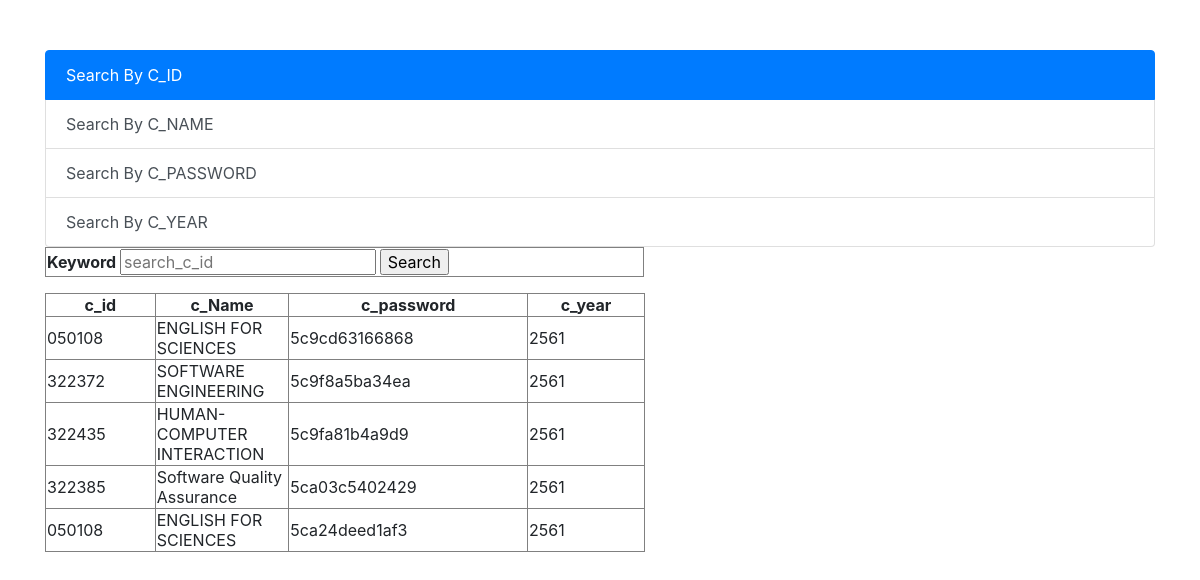
/admin/test_search1.php, run on an earlier commit of the app's database.
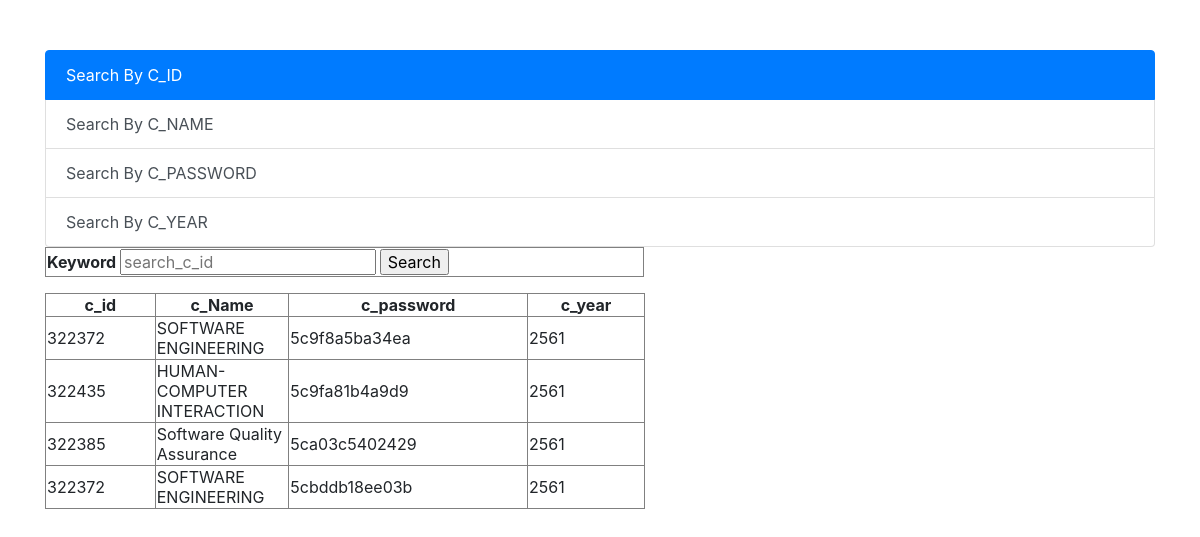
And on a later commit of the database.
### tables this page shows
CREATE TABLE `classroom` (
  `id` int(10) NOT NULL,
  `c_id` varchar(10) NOT NULL,
  `c_name` varchar(255) NOT NULL,
  `c_password` varchar(14) NOT NULL,
  `c_year` varchar(20) NOT NULL,
  `c_term` int(1) NOT NULL,
  `c_sec` int(3) NOT NULL,
  `l_username` varchar(30) NOT NULL,
  `l_name` varchar(50) DEFAULT NULL,
  `t_username` varchar(50) DEFAULT NULL
);

### admin/test_search1.php (the view, shortened to what this page needs)
<html>
<head>
<link rel="stylesheet" href="https://maxcdn.bootstrapcdn.com/bootstrap/4.0.0/css/bootstrap.min.css">
  <link rel="stylesheet" href="https://use.fontawesome.com/releases/v5.7.2/css/all.css">
  <link rel="stylesheet" type="text/css" href="../style.css">
</head>
<body>
<div class="container" style="margin-top: 50px;">
  <div class="list-group" id="myList" role="tablist">
    <a class="list-group-item list-group-item-action active" data-toggle="list" href="#search_cid" role="tab">Search By C_ID</a>
    <a class="list-group-item list-group-item-action" data-toggle="list" href="#search_cname" role="tab">Search By C_NAME</a>
    <a class="list-group-item list-group-item-action" data-toggle="list" href="#search_cpassword" role="tab">Search By C_PASSWORD</a>
    <a class="list-group-item list-group-item-action" data-toggle="list" href="#search_cyear" role="tab">Search By C_YEAR</a>
  </div>
  <div class="tab-content">
    <div class="tab-pane active" id="search_cid" role="tabpanel">
      <form name="form_search_cid" method="post" action="<?php echo $_SERVER['SCRIPT_NAME'];?>">
      <table width="599" border="1">
        <tr>
          <th>Keyword
          <input name="search_c_id" type="text" id="search_c_id" placeholder="search_c_id">
          <input type="submit" value="Search"></th>
        </tr>
      </table>
    </form>
    </div>
  </div>
  <table width="600" border="1">
    <tr>
      <th width="91"> <div align="center">c_id </div></th>
      <th width="98"> <div align="center">c_Name </div></th>
      <th width="198"> <div align="center">c_password </div></th>
      <th width="97"> <div align="center">c_year </div></th>
    </tr>
    <?php
      if (!isset($_POST['search_cid']) && !isset($_POST['search_cname']) && !isset($_POST['search_cpassword']) && !isset($_POST['search_cyear'])) {
        $conn2 = new PDO("mysql:host=localhost;dbname=19S1_g5;
        charset=utf8","root","");
        $sql2 = "SELECT * FROM classroom WHERE l_username = 'chitsutha'";
        $stmt2 = $conn2->prepare($sql2);
        $stmt2->execute();
        while ($row2=$stmt2->fetch()) { ?>
          <tr>
            <td> <?=$row2['c_id']?> </td>
            <td> <?=$row2['c_name']?> </td>
            <td> <?=$row2['c_password']?> </td>
            <td> <?=$row2['c_year']?> </td>
          </tr>
        <?php }
      }
    ?>
</div>
</body>
</html>

What changed in the data, as far as the page shows it:
no longer on this page (row edited): classroom: c "050108", c_name "ENGLISH FOR SCIENCES", c_password "5c9cd63166868", c_year "2561"
no longer on this page (row edited): classroom: c "050108", c_name "ENGLISH FOR SCIENCES", c_password "5ca24deed1af3", c_year "2561"
added classroom: c "322372", c_name "SOFTWARE ENGINEERING", c_password "5cbddb18ee03b", c_year "2561"
